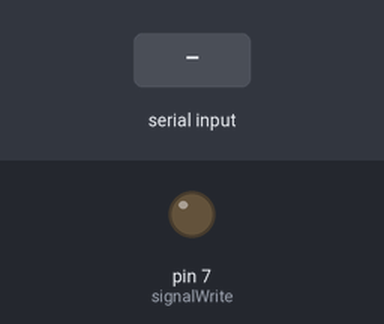
This sketch was run on a simulated Arduino Uno, built with avr-gcc and run on an emulated ATmega328P. On the bench: output pins drawn as LEDs (lit = HIGH). The test bench sets the inputs (shaded band). What the sketch prints to the serial monitor is not drawn.

Above: at 1.2 s.
1.3 s: "90,45\n" received over Serial
At 1.9 s:
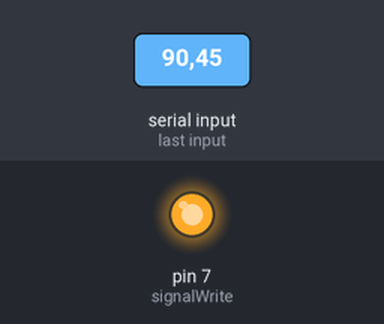
2.8 s: "30,150\n" received over Serial
4.3 s: "0\n" received over Serial
Timing chart, 0 to 7.3 s (numbered marks = the images above; inputs shaded):
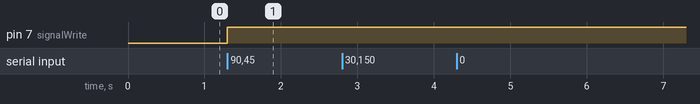

The sketch:

Hello_World_Code.ino
```cpp
const int signalWrite = 7;

void setup() {
  Serial.begin(9600);
  pinMode(signalWrite, OUTPUT);
}

void loop() {
  // Hello World Block
  // Code for Hello World is 3

   while (Serial.available() == 0);

   int num = Serial.read();
   String str = String(num);
   str += 3;
   num = str.toInt();

   digitalWrite(signalWrite, HIGH);
   Serial.write(num);
}
```

Measured:
- after the input at 1.3 s, pin 7 (signalWrite): LOW → HIGH at once
- after the input at 2.8 s, every drawn part: stays the same
- after the input at 4.3 s, every drawn part: stays the same
